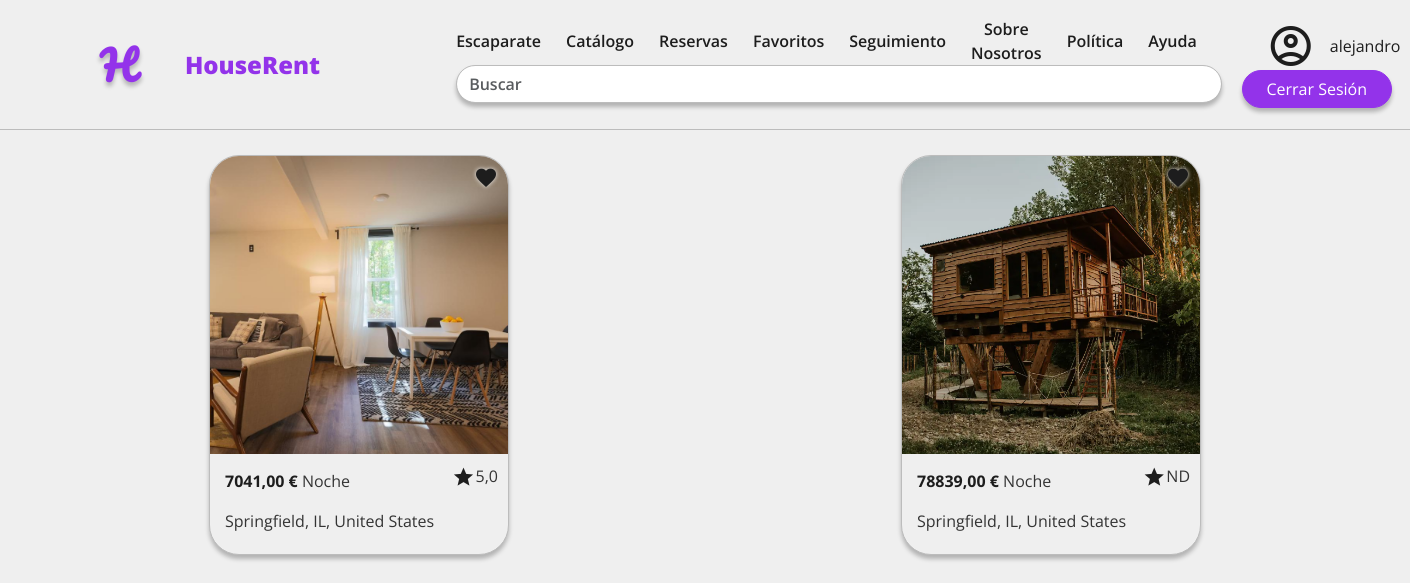
/favoritos/ (signed in), run on the app's committed database.
### apps/core/models.py (models this page shows, shortened)
class CustomUser(AbstractUser):
    first_name = models.CharField(max_length=150, blank=False, null=False)
    last_name = models.CharField(max_length=150, blank=False, null=False)
    username = models.CharField(
        max_length=150,
        unique=True,
        null=True,
        blank=True,
    )
    birth_date = models.DateField(blank=False, null=False)
    phone = PhoneNumberField(blank=False, null=False)
    address = models.ForeignKey(Address, on_delete=models.CASCADE, blank=False, null=True)
    dni = models.CharField(
        max_length=9,
        unique=True,
        blank=False,
        null=False,
        validators=[
            RegexValidator(
                regex='^\d{8}[a-zA-Z]$',
                message='Introducza un DNI válido',
                code='invalid_dni'
                )
            ])
    gender = models.CharField(max_length=16, choices=Gender.choices(), blank=False, null=False)
    request = models.CharField(max_length=16, choices=Request.choices(), default=Request.NOT_REQUESTED)
    stripe_id=models.CharField(max_length=40, blank=True,unique=True, null=True)
    class Meta:
        verbose_name = "Usuario"
        verbose_name_plural = "Usuarios"
        indexes = [
            models.Index(fields=['dni']),
            models.Index(fields=['phone']),
        ]

class Accommodation(models.Model):
    name = models.CharField(max_length=256, blank=False, null=False)
    description = models.TextField(max_length=1024, blank=False, null=False)
    capacity = models.PositiveIntegerField(blank=False, null=False, default=1)
    owner = models.ForeignKey(CustomUser, on_delete=models.CASCADE, blank=False, null=False)
    price = models.DecimalField(decimal_places=2, max_digits=8, blank=False, null=False, validators=[MinValueValidator(0)], help_text='Ingresa un valor positivo')
    address = models.ForeignKey(Address, on_delete=models.CASCADE, blank=False, null=False)
    category = models.CharField(max_length=16, choices=Category.choices(), blank=False, null=False)
    service = models.ManyToManyField(Service, blank=True)
    creation_date = models.DateField(auto_now_add=True, blank=False, null=False)
    modification_date = models.DateField(auto_now=True, blank=False, null=False)
    is_active = models.BooleanField(default=True, blank=False, null=False)
    @property
    def average_rating(self):
        return self.comments.aggregate(models.Avg('rating'))['rating__avg']
    class Meta:
        verbose_name = "Alojamiento"
        verbose_name_plural = "Alojamientos"
        indexes = [
            models.Index(fields=['name']),
            models.Index(fields=['owner']),
            models.Index(fields=['category']),
        ]

class Image(models.Model):
    title = models.TextField(max_length=64, blank=False, null=False)
    order = models.PositiveIntegerField(blank=False, null=False)
    image = models.ImageField(
        upload_to="images/",
        blank=False,
        null=False,
        validators=[
            FileExtensionValidator(allowed_extensions=['jpg', 'png', 'jpeg'])
        ]
    )
    alt = models.CharField(max_length=256, blank=False, null=False)
    publication_date = models.DateField(auto_now=True, blank=False, null=False)
    accommodation = models.ForeignKey(Accommodation, on_delete=models.CASCADE, blank=False, null=False)
    class Meta:
        verbose_name = "Imagen"
        verbose_name_plural = "Imágenes"
        unique_together = ('accommodation', 'order')

class Address(models.Model):
    street_number = models.CharField(max_length=8, blank=False, null=False)
    address_line = models.TextField(blank=False, null=False)
    city = models.CharField(max_length=256, blank=False, null=False)
    region = models.CharField(max_length=256, blank=False, null=False)
    country = CountryField(blank_label='(seleccionar país)', blank=False, null=False)
    postal_code = models.CharField(max_length=16, blank=False, null=False)
    class Meta:
        verbose_name = "Dirección"
        verbose_name_plural = "Direcciones"
        indexes = [
            models.Index(fields=['city']),
            models.Index(fields=['region']),
            models.Index(fields=['postal_code'])
        ]

### apps/core/views.py (the view)
# urls.py: path('favoritos/', views.favoritos, name='favoritos'),
def favoritos(request):
    user_id = CustomUser.objects.get(id=request.user.id).id
    favoritos = Favorite.objects.filter(user_id=user_id)
    accommodations = Accommodation.objects.filter(favorite__in=favoritos, is_active=True)
    for accommodation in accommodations:
        accommodation.first_image = Image.objects.filter(accommodation=accommodation, order=1).first()
    context = {
        'favoritos': favoritos,
        'accommodations': accommodations,
    }
    return render(request, 'core/favoritos.html', context)

### templates/core/favoritos.html (shortened to what this page needs)
{% extends 'base_generic.html' %}
{% load static %}
{% block content %}
<div class="row page-container">
    <div class="col accommodation-container">
        <div class="row" id="accommodation-row">
            {% for accommodation in accommodations %}
                <div class="col card-container">
                    <div class="card">
                        {% if accommodation.first_image %}
                            <div class="card-img-container">
                                    {% if accommodation.id %}
                                        <span class="material-symbols-outlined heart-button heart-button-selected" data-value="{{accommodation.id}}" >favorite</span>
                                    {% else %}
                                        <span class="material-symbols-outlined heart-button" data-value="{{accommodation.id}}" >favorite</span>
                                    {% endif %}
                                <img src="{{ accommodation.first_image.image.url }}" alt="{{ accommodation.first_image.alt }}" class="card-img-top">
                            </div>
                        {% endif %}
                        <div class="card-body">
                            <p class="card-text"><b class="price"> {{ accommodation.price }} € </b> Noche</p>
                            <p class="card-text">{{ accommodation.address.city }}, {{ accommodation.address.region }}, {{ accommodation.address.country.name }}</p>
                            <div class="rating">
                                <span class="material-symbols-outlined rating-star">
                                </span>
                                <p class="card-text">{{ accommodation.average_rating|default:"ND" }}</p>
                            </div>
                        </div>
                    </div>
                </div>
            {% empty %}
                <div class="col-12">
                    <p>No se encontraron alojamientos en favoritos.</p>
                </div>
            {% endfor %}
        </div>
    </div>
</div>
{% endblock %}

### templates/base_generic.html (shortened to what this page needs)
<!DOCTYPE html>
<html lang="es">
<head>
  <link rel="stylesheet" type="text/css" href="/static/css/var.css">
  <link rel="stylesheet" type="text/css" href="/static/css/navbar.css">
  <link rel="stylesheet" type="text/css" href="/static/css/form.css">
  <link rel="stylesheet" type="text/css" href="/static/css/details.css">
  <link rel="stylesheet" type="text/css" href="/static/css/book_search.css">
  <link rel="stylesheet" type="text/css" href="/static/css/profile.css">
  <link rel="stylesheet" href="https://cdn.jsdelivr.net/npm/bootstrap@5.3.0/dist/css/bootstrap.min.css">
</head>
<body>
  <nav class="navbar navbar-expand-lg">
    <div class="container-fluid">
        <a class="navbar-logo" href="/">H</a>
        <a class="navbar-brand" href="/">HouseRent</a>
        <div class="collapse navbar-collapse" id="navbarNav">
          <div class="column">
            <ul class="navbar-nav">
              <li class="nav-item">
                <a class="nav-link text-center" href="/">Escaparate</a>
              </li>
                <li class="nav-item">
                  <a class="nav-link text-center" href="/catalogo">Catálogo</a>
                </li>
                {% if user.is_authenticated and user.groups.all.0.name != 'Propietarios' %}
                <li class="nav-item">
                <a class="nav-link text-center" href="{{ request.scheme }}://{{request.get_host}}/booking/history">Reservas</a>
                </li>
                {% endif %}
                {% if user.is_authenticated and user.groups.all.0.name != 'Propietarios' %}
                <li class="nav-item">
                <a class="nav-link text-center" href="/favoritos">Favoritos</a>
                </li>
                {% endif %}
                <li class="nav-item">
                <a class="nav-link text-center" href="/booking">Seguimiento</a>
                </li>
                <li class="nav-item">
                <a class="nav-link text-center" href="/sobre-nosotros">Sobre Nosotros</a>
                </li>
                <li class="nav-item">
                <a class="nav-link text-center" href="/privatePolicy">Política</a>
                </li>
                <li class="nav-item">
                <a class="nav-link text-center" href="/ayuda">Ayuda</a>
                </li>
            </ul>
              <form action="/catalogo" method="get">
              <div class="form-group">
                <div id="name" class="form-label">
                <input type="text" id="name" name="name" class="form-control" placeholder="Buscar" value="{{ request.GET.name }}">
              </div>
            </div>
          </form>
        </div>
        </div>
        {% if user.is_authenticated %}
        <div class="column">
          <a class="account-btn" href="/profile">
            <span class="material-symbols-outlined account">
            </span>
            <span class="account-name">{{ user.username }}</span>
          </a>
          <a class="btn btn-primary" href="/logout">Cerrar Sesión</a>
        {% else %}
          <a class="btn btn-primary" href="/login">Iniciar Sesión</a>
        {% endif %}
        </div>
  </nav>
  {% block content %}
  {% endblock %}
</body>
</html>

### static/css/var.css (style rules this page uses)
:root { --c1: #EFEFEF; --c2: #BCBCBC; --c3: #343434; --c4: #1D1D1D; --c5: #9333EA; --c6: #9e1d1d; --f1: 2.5rem; --f2: 1.5rem; --f3: 1rem; --f4: 0.8rem; --f5: 0.6rem; --w1: 800; --w2: 600; --w3: 400; --navbar-altura: 130px; --content-padding: 50px; }

### static/css/navbar.css (style rules this page uses)
* { margin: 0; padding: 0; box-sizing: border-box; font-family: 'Open Sans', sans-serif !important; }
.material-symbols-outlined { font-family: 'Material Symbols Outlined' !important; font-variation-settings: 'FILL' 0, 'wght' 400, 'GRAD' 0, 'opsz' 24; }
body { background-color: var(--c1) !important; }
.btn-primary { background-color: var(--c5) !important; border-color: var(--c5) !important; border-radius: 30px !important; box-shadow: 0px 4px 4px 0px rgba(0, 0, 0, 0.25) !important; font-size: var(--f3) !important; font-weight: var(--w3) !important; width: fit-content !important; min-width: 150px !important; }
.container-fluid { flex-grow: 1; padding: 0 !important; }
.navbar { background-color: var(--c1) !important; border-bottom: 1px solid var(--c2) !important; padding: 0px 100px !important; position: sticky !important; top: 0; z-index: 1000; height: 130px !important; }
.navbar-logo { font-family: 'Pacifico', cursive !important; font-size: var(--f1) !important; color: var(--c5) !important; font-weight: 600 !important; margin-right: 50px !important; text-decoration: none !important; text-shadow: 0px 4px 4px rgba(0, 0, 0, 0.25) !important; }
.navbar-brand { color: var(--c5) !important; font-size: var(--f2) !important; font-weight: 800 !important; padding-right: 100px !important; }
a.nav-link { color: var(--c4) !important; font-size: var(--f3) !important; font-weight: 600 !important; padding: 0 25px 0 0 !important; text-decoration: none !important; display: flex; align-items: center; justify-content: center; height: 100%; }
.navbar-collapse { justify-content: flex-start !important; }

### static/css/form.css (style rules this page uses)
.page-container { padding: 0 !important; display: flex; height: calc(100vh - var(--navbar-altura)) !important; overflow-x: hidden !important; width: 100vw !important; margin-right: 0 !important; margin-left: 0 !important; }
.navbar { background-color: var(--c1) !important; border-bottom: 1px solid var(--c2) !important; padding: 0px 100px !important; }
.form-group { margin-bottom: 10px !important; }
.form-label { font-size: var(--f3) !important; font-weight: 800 !important; color: var(--c4) !important; }
.form-control { border-radius: 30px !important; border-color: var(--c2) !important; font-size: var(--f3) !important; font-weight: 600 !important; color: var(--c3) !important; box-shadow: 0px 4px 4px 0px rgba(0, 0, 0, 0.25) !important; }
.accommodation-container { flex-grow: 1 !important; overflow-y: visible !important; overflow-x: hidden !important; padding: 25px 25px 0 25px !important; top: 0 !important; }
.card-container { margin: 0 !important; padding: 0 !important; display: flex !important; justify-content: center !important; min-width: 350px !important; margin-bottom: 25px !important; }
.card { border-radius: 30px !important; border-color: var(--c2) !important; box-shadow: 0px 4px 4px 0px rgba(0, 0, 0, 0.25) !important; background-color: var(--c1) !important; overflow: hidden !important; position: relative !important; width: 300px !important; height: 400px !important; }
.card-img-container { position: relative; width: 100%; height: auto; aspect-ratio: 1 / 1; object-fit: cover; }
.card-img-top { aspect-ratio: 1 / 1; object-fit: cover; }
.heart-button { position: absolute; top: 10px; right: 10px; background: none; border: none; cursor: pointer; font-size: 24px; color: var(--c1) !important; text-shadow: 0px 0px 4px var(--c4) !important; z-index: 1000; font-variation-settings: 'FILL' 1, 'wght' 400, 'GRAD' 0, 'opsz' 24; }
.heart-button-selected { color: var(--c4) !important; text-shadow: 0px 0px 4px var(--c1) !important; }
.card-body { padding: 15px !important; text-align: left; position: relative !important; height: 100px !important; color: var(--c3) !important; }
.price { color: var(--c4) !important; font-weight: bold !important; }
.rating { position: absolute; top: 10px; right: 10px; background: none; border: none; display: flex; align-items: center; justify-content: center; }
.rating-star { color: var(--c4) !important; font-variation-settings: 'FILL' 1, 'wght' 400, 'GRAD' 0, 'opsz' 20; }

### static/css/profile.css (style rules this page uses)
.account-btn { color: var(--c4); text-decoration: none !important; display: flex; align-items: center; }
.account { font-size: 48px; margin-left: 25px; margin-right: 15px; }

### data on the page
CustomUser: username "alejandro"
Accommodation: first_image.image (picture), price "7041,00", address.city "Springfield", address.region "IL", address.country.name "United States", average_rating "5,0"
Accommodation: first_image.image (picture), price "78839,00", address.city "Springfield", address.region "IL", address.country.name "United States", average_rating "ND"
